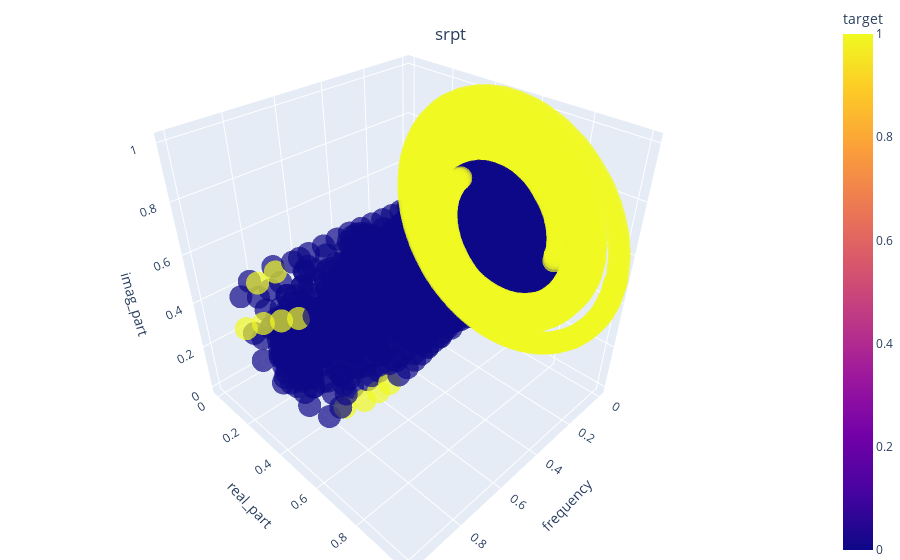

Notebook source saved alongside this figure:
### Markdown cell above
### 3d Visualization

### Code cell
stock_name = 'srpt'
plot_against = 'frequency'
hue_var = 'target'
feature_matrix = manip_features[stock_name]['features']

plot3d_dataset(feature_matrix, stock_name, plot_against, hue_var)

### Figure 1 — Plotly figure (JSON) as saved in the notebook; plotly's stock layout.template omitted (floating-point values rounded to 4 significant figures; data arrays with more than 128 entries replaced by an {"elided": "..."} marker saying what was removed)
{"data": [{"hovertemplate": "frequency=%{x}<br>real_part=%{y}<br>imag_part=%{z}<br>target=%{marker.color}<extra></extra>", "legendgroup": "", "marker": {"color": {"elided": "30561 int values"}, "coloraxis": "coloraxis", "opacity": 0.7, "symbol": "circle"}, "mode": "markers", "name": "", "scene": "scene", "showlegend": false, "type": "scatter3d", "x": {"elided": "30561 float values"}, "y": {"elided": "30561 float values"}, "z": {"elided": "30561 float values"}}], "layout": {"coloraxis": {"colorbar": {"title": {"text": "target"}}, "colorscale": [[0, "#0d0887"], [0.1111, "#46039f"], [0.2222, "#7201a8"], [0.3333, "#9c179e"], [0.4444, "#bd3786"], [0.5556, "#d8576b"], [0.6667, "#ed7953"], [0.7778, "#fb9f3a"], [0.8889, "#fdca26"], [1, "#f0f921"]]}, "legend": {"tracegroupgap": 0}, "margin": {"b": 0, "l": 0, "r": 0, "t": 0}, "scene": {"domain": {"x": [0, 1], "y": [0, 1]}, "xaxis": {"title": {"text": "frequency"}}, "yaxis": {"title": {"text": "real_part"}}, "zaxis": {"title": {"text": "imag_part"}}}, "title": {"text": "srpt", "x": 0.5, "xanchor": "center", "y": 0.95, "yanchor": "top"}}}
